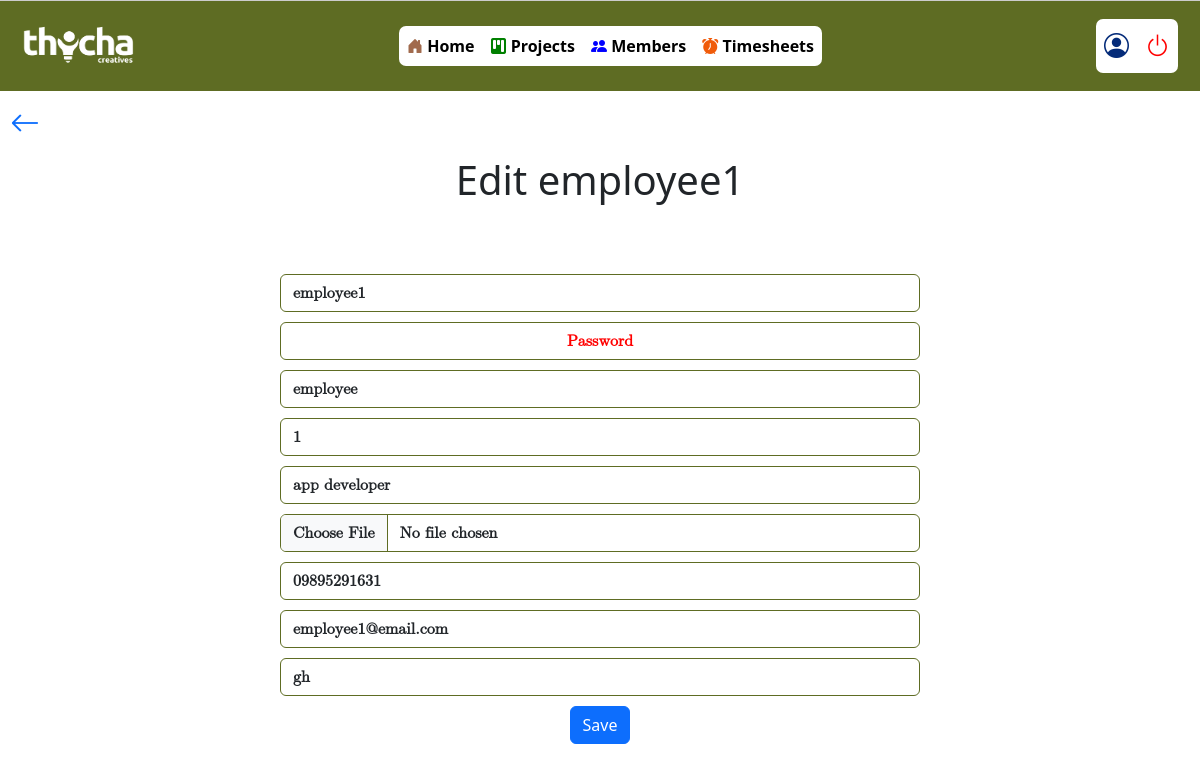
The app's page /employees/update/1/ (signed in) with its own data.
### Core/models.py (models this page shows, shortened)
class Employees(models.Model):
    user = models.OneToOneField(User, on_delete=models.CASCADE)
    employees_photo = models.ImageField(upload_to='employees_photo')
    employees_number = models.CharField(max_length=20)
    employees_job = models.CharField(max_length=100)
    employees_address = models.CharField(max_length=20)
    employee_email= models.EmailField()

### Core/views.py (the view, shortened to what this page needs)
# urls.py: path('employees/update/<int:pk>/', views.employee_update, name='employee-update'),
@login_required
def employee_update(request, pk):
    employee = Employees.objects.get(pk=pk)
    user = employee.user
    return render(request, 'employee_update.html', {'employee': employee})

### Core/templates/employee_update.html (shortened to what this page needs)
{% extends 'base.html' %}
{% load static %}
{% block content %}
<nav class="navbar navbar-expand-lg navbar-light">
    <div class="container-fluid">
        <img src="{% static 'img/logo/thycha white-01.png' %}" alt="Your Logo">
        <div class="collapse navbar-collapse" id="navbarNav">
            <ul class="navbar-nav text-center ms-auto">
                <li class="nav-item">
                    <a class="nav-link" href="{% url 'index' %}"><i class="bi bi-house-door-fill"></i> Home</a>
                </li>
                <li class="nav-item">
                    <a class="nav-link" href="{% url 'project-list' %}"><i class="bi bi-kanban-fill"></i> Projects</a>
                </li>
                <li class="nav-item">
                    <a class="nav-link" href="{% url 'employee-list' %}"><i class="bi bi-people-fill"></i> Members</a>
                </li>
                <li class="nav-item">
                    <a class="nav-link" href="{% url 'timesheet-list' %}"><i class="bi bi-alarm-fill"></i> Timesheets</a>
                </li>
            </ul>
            <ul class="navbar-nav text-center ms-auto">
                <li class="nav-item">
                    <a class="nav-link" href="#"><i class="bi bi-person-circle"></i></a>
                </li>
                <li class="nav-item">
                    <a class="nav-link" href="{% url 'logout' %}"><i class="bi bi-power"></i></a>
                </li>
            </ul>
        </div>
    </div>
</nav>
<div class="back">
    <a href="{% url 'employee-list' %}">
        <i class="bi bi-arrow-left"></i>
    </a>
</div>
<div class="emp-head">
    <h1>
        Edit {{ employee.user.username }}
    </h1>
</div>
<div class="emp-update">
    <form method="POST" enctype="multipart/form-data">
        <input type="text" id="username" name="username" value="{{ employee.user.username }}" placeholder="User Name" class="form-control">
        <input type="password" id="password" name="password" placeholder="Password" class="form-control">
        <input type="text" id="first_name" name="first_name" value="{{ employee.user.first_name }}" placeholder="First Nmae" class="form-control">
        <input type="text" id="last_name" name="last_name" value="{{ employee.user.last_name }}" placeholder="Second Name" class="form-control">
        <input type="text" id="employees_job" name="employees_job" value="{{ employee.employees_job }}" placeholder="Job" class="form-control">
        <input type="file" id="employees_photo" name="employees_photo" placeholder="Photo" class="form-control">
        <input type="text" id="employees_number" name="employees_number" value="{{ employee.employees_number }}" placeholder="Mobile Number" class="form-control">
        <input type="text" id="employee_email" name="employee_email" value="{{ employee.employee_email }}" placeholder="Email" class="form-control">
        <input type="text" id="employees_address" name="employees_address" value="{{ employee.employees_address }}" placeholder="Address" class="form-control">
        <div style="display: flex; justify-content: center;">
            <input type="submit" class="btn btn-primary" value="Save">
        </div>
    </form>
</div>
{% endblock content %}

### static/css/nav.css (style rules this page uses)
.navbar img { width: 113px; height: 43px; animation: pulse 7s infinite; margin-bottom: 1px; margin-left: 10px; }
.navbar { background-color: #5e6c23; }
.navbar-nav { background-color: #fff; border-radius: 7px; margin: 10px; }
.nav-link { color: black; font-weight: bold; }
.bi-house-door-fill { color: rgba(138, 70, 33, 0.803); }
.nav-item .bi-kanban-fill { color: green; }
.nav-item .bi-people-fill { color: blue; }
.nav-item .bi-alarm-fill { color: rgb(240, 91, 10); }
.nav-item .bi-person-circle { color: rgb(4, 43, 121); font-size: 25px; }
.nav-item .bi-power { color: red; font-size: 25px; }

### static/css/nav2.css (style rules this page uses)
nav { position: fixed; bottom: 0; width: 100%; background-color: #f8f8f8; border-top: 1px solid #ccc; }
nav ul { display: flex; justify-content: space-around; padding: 0; margin: 0; list-style: none; }
nav ul li { flex-grow: 1; }
nav ul li a { display: block; text-align: center; padding: 10px 0; color: #5e6c23; text-decoration: none; transition: color 0.3s; }

### static/css/create_project.css (style rules this page uses)
.back { margin: 10px; font-size: 30px; color: rgb(8, 18, 163); }

### static/css/employee_list.css (style rules this page uses)
.text-center { text-align: center; }

### static/css/employee_create_update.css (style rules this page uses)
.emp-update { margin: 70px; margin-left: 280px; margin-right: 280px; }
.emp-head { text-align: center; margin-bottom: 20px; }
.emp-update .form-control { font-family: math; font-weight: bold; border-color: #5e6c23; margin-bottom: 10px; }
.emp-update .form-control::placeholder { color: red; text-align: center; }

### static/css/timesheet_list.css (style rules this page uses)
* { margin: 0; padding: 0; box-sizing: border-box; }

### records on screen
Employees: user.username "employee1", username "employee1", first_name "employee", last_name "1", employees_job "app developer", employees_number "09895291631", employee_email "employee1@email.com", employees_address "gh"
